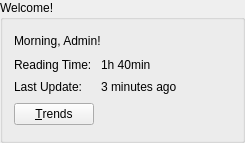
<?xml version="1.0" encoding="UTF-8"?>
<ui version="4.0">
 <class>BRGroupBox</class>
 <widget class="QGroupBox" name="BRGroupBox">
  <property name="geometry">
   <rect>
    <x>0</x>
    <y>0</y>
    <width>245</width>
    <height>143</height>
   </rect>
  </property>
  <property name="windowTitle">
   <string>GroupBox</string>
  </property>
  <property name="title">
   <string>Welcome!</string>
  </property>
  <layout class="QFormLayout" name="formLayout">
   <item row="0" column="0">
    <layout class="QVBoxLayout" name="verticalLayout_3">
     <item>
      <layout class="QHBoxLayout" name="horizontalLayout_2">
       <item>
        <widget class="QLabel" name="greetLabel">
         <property name="text">
          <string>Morning, Admin!</string>
         </property>
        </widget>
       </item>
       <item>
        <spacer name="horizontalSpacer_2">
         <property name="orientation">
          <enum>Qt::Horizontal</enum>
         </property>
         <property name="sizeHint" stdset="0">
          <size>
           <width>88</width>
           <height>20</height>
          </size>
         </property>
        </spacer>
       </item>
      </layout>
     </item>
     <item>
      <layout class="QHBoxLayout" name="horizontalLayout">
       <item>
        <layout class="QVBoxLayout" name="verticalLayout">
         <item>
          <widget class="QLabel" name="timeLabel">
           <property name="text">
            <string>Reading Time: </string>
           </property>
          </widget>
         </item>
         <item>
          <widget class="QLabel" name="updateLabel">
           <property name="text">
            <string>Last Update: </string>
           </property>
          </widget>
         </item>
        </layout>
       </item>
       <item>
        <layout class="QVBoxLayout" name="verticalLayout_2">
         <item>
          <widget class="QLabel" name="reaftimelabel">
           <property name="text">
            <string>1h 40min</string>
           </property>
          </widget>
         </item>
         <item>
          <widget class="QLabel" name="updatetimeLabel">
           <property name="text">
            <string>3 minutes ago</string>
           </property>
          </widget>
         </item>
        </layout>
       </item>
       <item>
        <spacer name="horizontalSpacer_3">
         <property name="orientation">
          <enum>Qt::Horizontal</enum>
         </property>
         <property name="sizeHint" stdset="0">
          <size>
           <width>18</width>
           <height>38</height>
          </size>
         </property>
        </spacer>
       </item>
      </layout>
     </item>
     <item>
      <layout class="QHBoxLayout" name="horizontalLayout_3">
       <item>
        <widget class="QPushButton" name="trendsButton">
         <property name="text">
          <string>&amp;Trends</string>
         </property>
        </widget>
       </item>
       <item>
        <spacer name="horizontalSpacer">
         <property name="orientation">
          <enum>Qt::Horizontal</enum>
         </property>
         <property name="sizeHint" stdset="0">
          <size>
           <width>118</width>
           <height>26</height>
          </size>
         </property>
        </spacer>
       </item>
      </layout>
     </item>
    </layout>
   </item>
  </layout>
 </widget>
 <tabstops>
  <tabstop>trendsButton</tabstop>
 </tabstops>
 <resources/>
 <connections/>
</ui>
